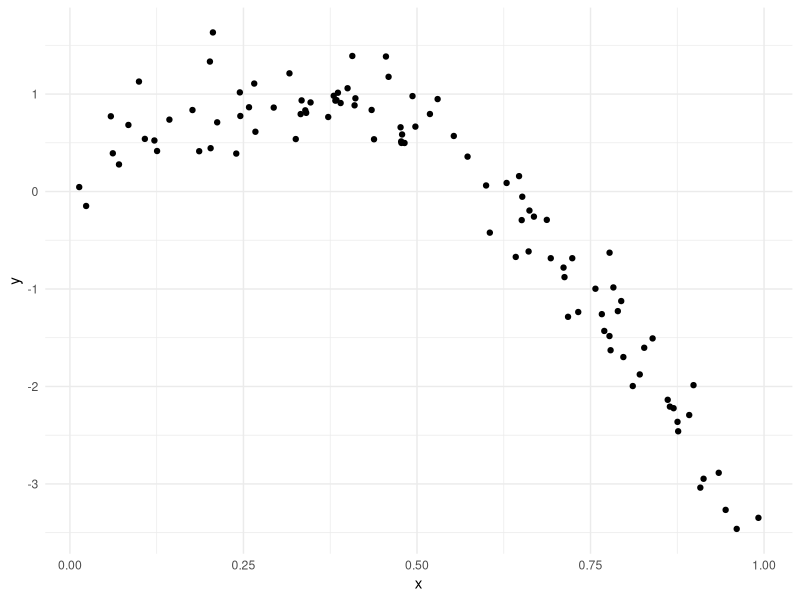
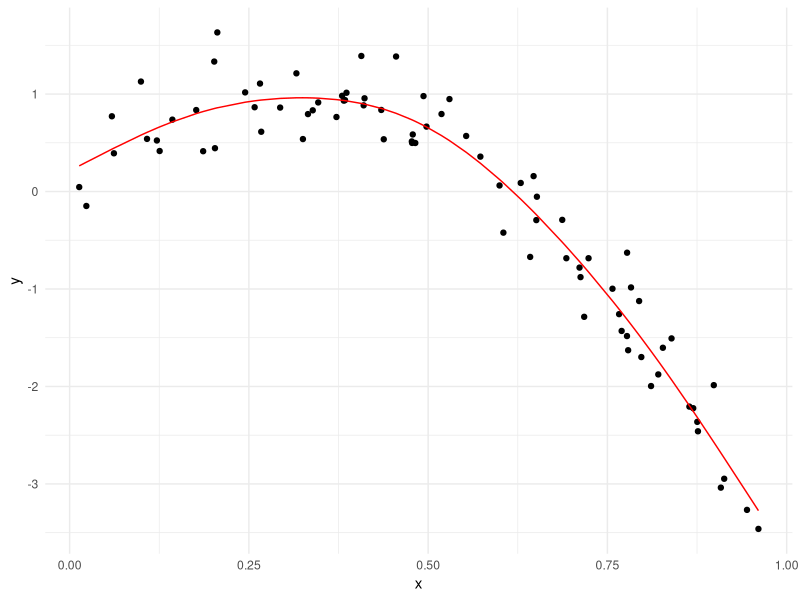
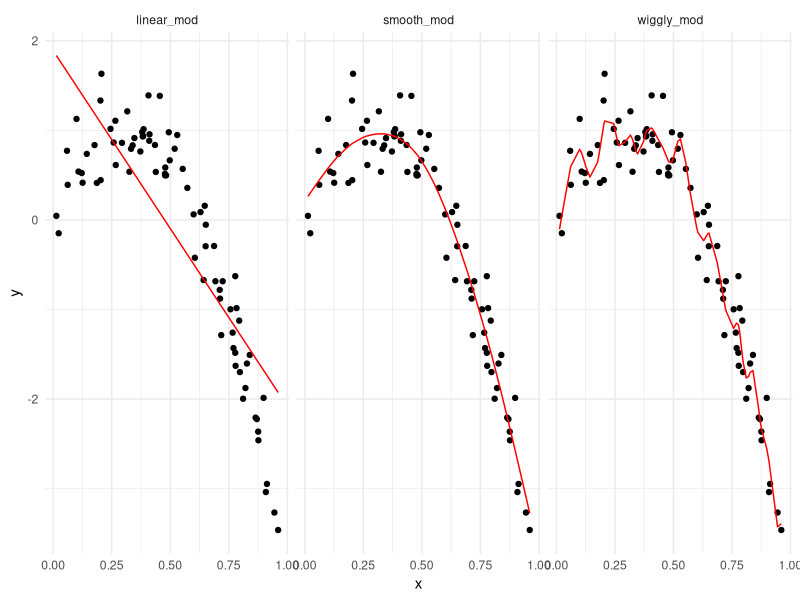
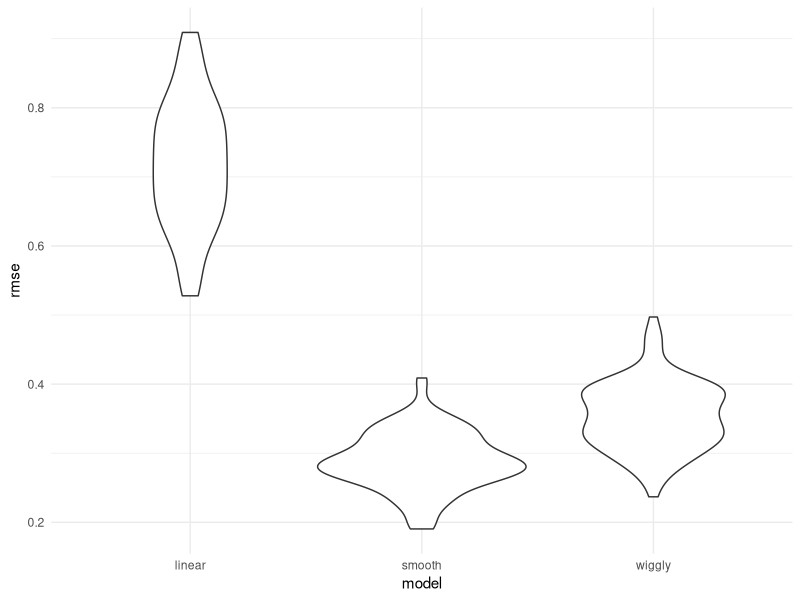

Write the R code that produced these figures, in order.
## ---- chunk 1
library(tidyverse)
library(modelr)
library(mgcv)

knitr::opts_chunk$set(
  fig.width = 6,
  fig.asp = .6,
  out.width = "90%"
)

theme_set(theme_minimal() + theme(legend.position = "bottom"))

options(
  ggplot2.continuous.color = "viridis",
  ggplot2.continuous.fill = "viridis"
)

scale_colour_discrete = scale_color_viridis_d
scale_fill_discrete = scale_fill_viridis_d

set.seed(1)
## ---- chunk 2
nonlin_df = 
  tibble(
    id = 1:100,
    x = runif(100, 0, 1),
    y = 1 - 10 * (x - .3) ^ 2 + rnorm(100, 0, .3)
  )
## ---- chunk 3
nonlin_df %>% 
  ggplot(aes(x = x, y = y)) + 
  geom_point()
## ---- chunk 4
train_df = sample_n(nonlin_df, size = 80)
test_df = anti_join(nonlin_df, train_df, by = "id")
## ---- chunk 5
linear_mod = lm(y ~ x, data = train_df)
smooth_mod = gam(y ~ s(x), data = train_df)
wiggly_mod = gam(y ~ s(x, k = 30), sp = 10e-6, data = train_df)
## ---- chunk 6
train_df %>% 
  add_predictions(smooth_mod) %>% 
  ggplot(aes(x = x, y = y)) + 
  geom_point() +
  geom_line(aes(y = pred), color = "red")
  
## ---- chunk 7
train_df %>% 
  gather_predictions(linear_mod, smooth_mod, wiggly_mod) %>% 
  ggplot(aes(x = x, y = y)) + 
  geom_point() +
  geom_line(aes(y = pred), color = "red") +
  facet_grid(. ~ model)
## ---- chunk 8
rmse(linear_mod, test_df)
rmse(smooth_mod, test_df)
rmse(wiggly_mod, test_df)
## ---- chunk 9
cv_df = 
  crossv_mc(nonlin_df, 100)
## ---- chunk 10
cv_df %>% pull(train) %>%  .[[1]] %>% as_tibble()
cv_df %>% pull(test) %>%  .[[1]] %>% as_tibble()
## ---- chunk 11
cv_df =
  cv_df %>% 
  mutate(
    train = map(train, as_tibble),
    test = map(test, as_tibble)
  )
## ---- chunk 12
cv_df = 
  cv_df %>% 
  mutate(
    linear_mod = map(.x = train, ~lm(y ~ x, data = .x)),
    smooth_mod = map(.x = train, ~gam(y ~ s(x), data = .x)),
    wiggly_mod = map(.x = train, ~gam(y ~ s(x, k = 30), sp = 10e-6, data = .x)),
  ) %>% 
  mutate(
    rmse_linear = map2_dbl(.x = linear_mod, .y = test, ~rmse(model = .x, data = .y)),
    rmse_smooth = map2_dbl(.x = smooth_mod, .y = test, ~rmse(model = .x, data = .y)),
    rmse_wiggly = map2_dbl(.x = wiggly_mod, .y = test, ~rmse(model = .x, data = .y))
  )
## ---- chunk 13
cv_df %>% 
  select(starts_with("rmse")) %>% 
  pivot_longer(
    everything(),
    names_to = "model",
    values_to = "rmse",
    names_prefix = "rmse_"
  ) %>% 
  ggplot(aes(x = model, y = rmse)) +
  geom_violin()
## ---- chunk 14
cv_df %>% 
  select(starts_with("rmse")) %>% 
  pivot_longer(
    everything(),
    names_to = "model",
    values_to = "rmse",
    names_prefix = "rmse_"
  ) %>% 
  group_by(model) %>% 
  summarize(avg_rmse = mean(rmse))
